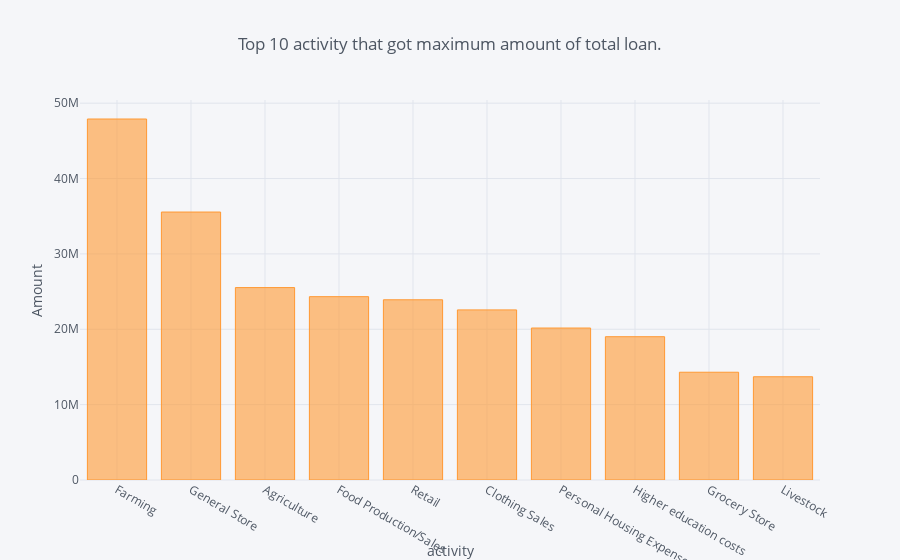
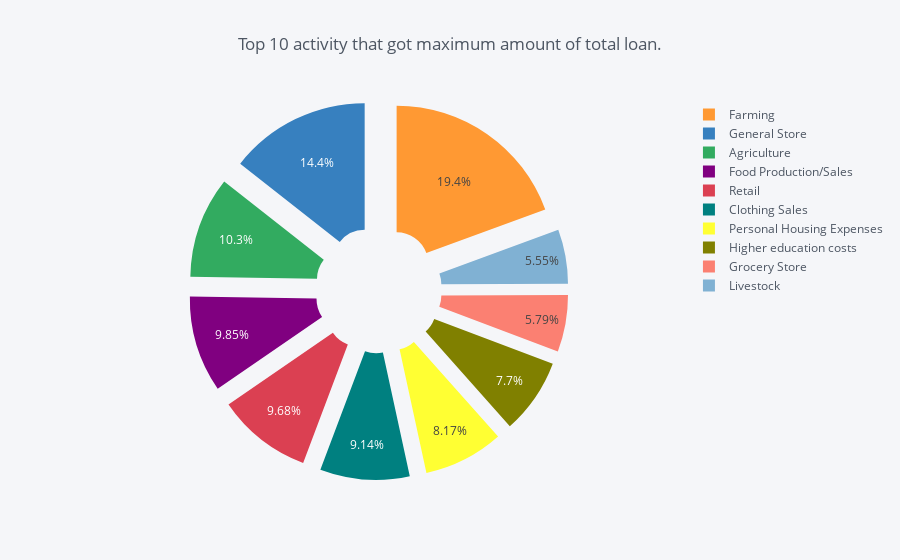

Here is the notebook cell these charts were saved with, in order:
### Markdown cell above
### Q5). Top 10 Activity that got maximum amount of total loan.

### Code cell
# Using groupby function here.

activity = df_kiva_loans.groupby('activity')['funded_amount'].sum().reset_index()
activity.sort_values('funded_amount',ascending=False, inplace=True)
activity = activity[:10]

# iplot for interactive plots.
activity.iplot(kind='bar',x='activity', y='funded_amount',
             title='Top 10 activity that got maximum amount of total loan.', xTitle='activity', yTitle='Amount' )
plt.show()
activity.iplot(kind='pie',title='Top 10 activity that got maximum amount of total loan.',
             labels='activity', values='funded_amount', pull=0.2, hole=0.2) 
plt.show()

### Figure 1 — Plotly figure (JSON) as saved in the notebook; plotly's stock layout.template omitted (floating-point values rounded to 4 significant figures)
{"data": [{"marker": {"color": "rgba(255, 153, 51, 0.6)", "line": {"color": "rgba(255, 153, 51, 1.0)", "width": 1}}, "name": "funded_amount", "orientation": "v", "text": "", "type": "bar", "uid": "7da93757-f013-4fac-9c2a-7a7bb0daa4a4", "x": ["Farming", "General Store", "Agriculture", "Food Production/Sales", "Retail", "Clothing Sales", "Personal Housing Expenses", "Higher education costs", "Grocery Store", "Livestock"], "y": [47900500, 35555135, 25530735, 24326140, 23911950, 22569725, 20166525, 19012400, 14299895, 13699275]}], "layout": {"legend": {"bgcolor": "#F5F6F9", "font": {"color": "#4D5663"}}, "paper_bgcolor": "#F5F6F9", "plot_bgcolor": "#F5F6F9", "title": {"font": {"color": "#4D5663"}, "text": "Top 10 activity that got maximum amount of total loan."}, "xaxis": {"gridcolor": "#E1E5ED", "showgrid": true, "tickfont": {"color": "#4D5663"}, "title": {"font": {"color": "#4D5663"}, "text": "activity"}, "zerolinecolor": "#E1E5ED"}, "yaxis": {"gridcolor": "#E1E5ED", "showgrid": true, "tickfont": {"color": "#4D5663"}, "title": {"font": {"color": "#4D5663"}, "text": "Amount"}, "zerolinecolor": "#E1E5ED"}}}

### Figure 2 — Plotly figure (JSON) as saved in the notebook; plotly's stock layout.template omitted (floating-point values rounded to 4 significant figures)
{"data": [{"hole": 0.2, "labels": ["Farming", "General Store", "Agriculture", "Food Production/Sales", "Retail", "Clothing Sales", "Personal Housing Expenses", "Higher education costs", "Grocery Store", "Livestock"], "marker": {"colors": ["rgba(255, 153, 51, 1.0)", "rgba(55, 128, 191, 1.0)", "rgba(50, 171, 96, 1.0)", "rgba(128, 0, 128, 1.0)", "rgba(219, 64, 82, 1.0)", "rgba(0, 128, 128, 1.0)", "rgba(255, 255, 51, 1.0)", "rgba(128, 128, 0, 1.0)", "rgba(251, 128, 114, 1.0)", "rgba(128, 177, 211, 1.0)"]}, "name": "", "pull": 0.2, "type": "pie", "values": [47900500, 35555135, 25530735, 24326140, 23911950, 22569725, 20166525, 19012400, 14299895, 13699275]}], "layout": {"legend": {"bgcolor": "#F5F6F9", "font": {"color": "#4D5663"}}, "paper_bgcolor": "#F5F6F9", "plot_bgcolor": "#F5F6F9", "title": "Top 10 activity that got maximum amount of total loan.", "titlefont": {"color": "#4D5663"}}}
